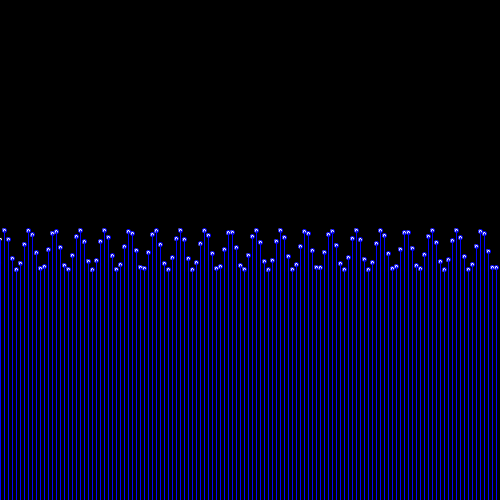
Frame 1 (no input)
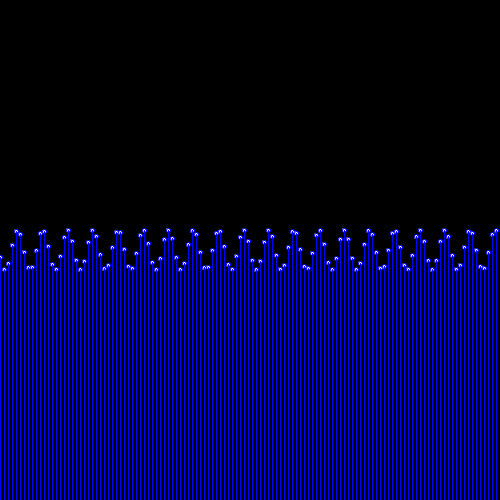
Frame 60 (the mouse pressed at the canvas centre just before this capture)
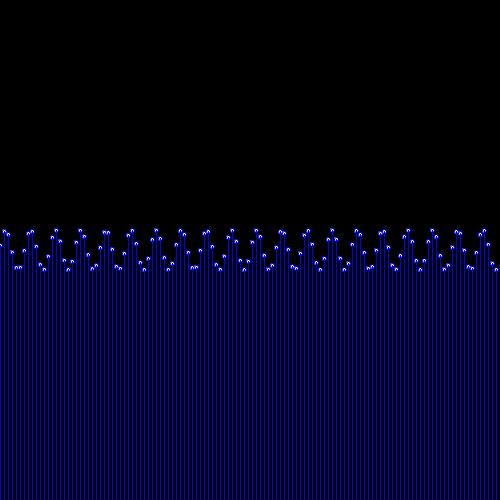
Frame 120 (the mouse held since frame 60 and released just before this capture)

The Processing sketch that drew these frames (run headless with seeded random() and noise(); from frame 60 on, the mouse is pressed at the canvas centre):

// Processing sketch: WAVE
// ── WAVE.pde



  float[] points = new float[125];
  float angle = 0.0;
  float offset = 250;  // y position of wave
  float scalar = 20;
  float sinspeed = 0.05;
  float shift = 10;
void setup()
{
  size(500,500);
}

void draw()
{
  background(0);
  for(int i = 0 ; i < points.length ; i++)
  {
     points[i] = offset + sin(angle + i+shift) * scalar;
     fill(255);
     ellipse ( i*4 , points[i], 4, 4);
     stroke(0,0,255);
     strokeWeight(1);
     line(i*4,height, i*4, points[i]);
  }
  angle += sinspeed;
}
